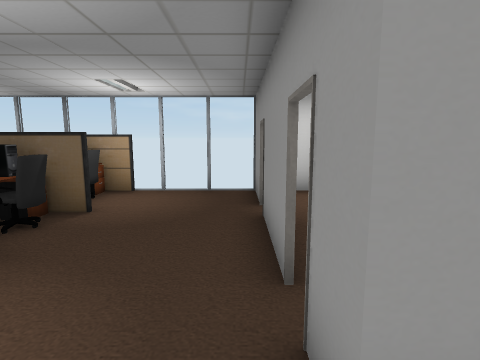
View 1 (above)

22 first-person views from a walk through a scene from a Unity 3-D project. The camera is 1.5 m above the floor, tilts 8° down and sees 80° across. Doors are open. The floor is counted in squares, 1 m on a side. Each view is taken from the middle of a square. On the plan, view 1 faces up. The plan holds only what a view shows up to about 14 squares ahead; the rest is blank. The place goes on beyond the plan. Some animated figures are left out. Some surface patterns are stand-ins.

View 2
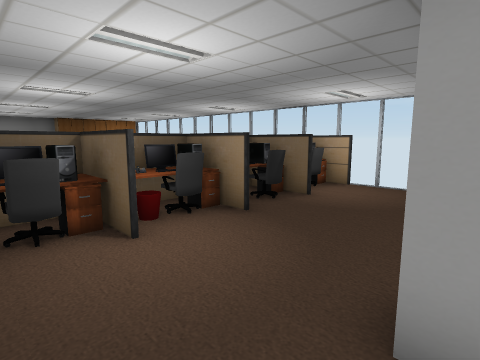

View 3
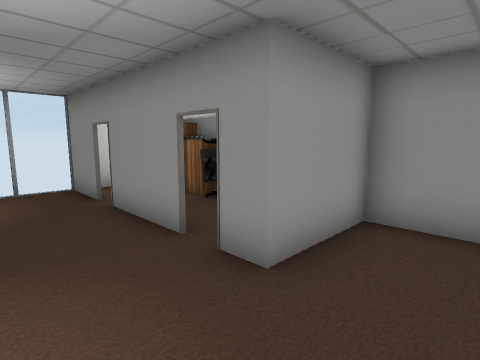

View 4
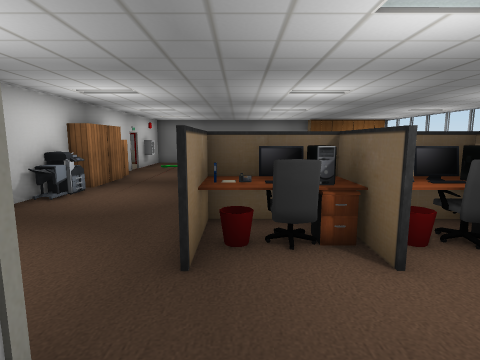

View 5
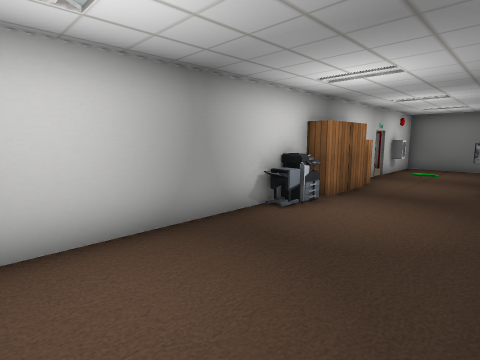

View 6
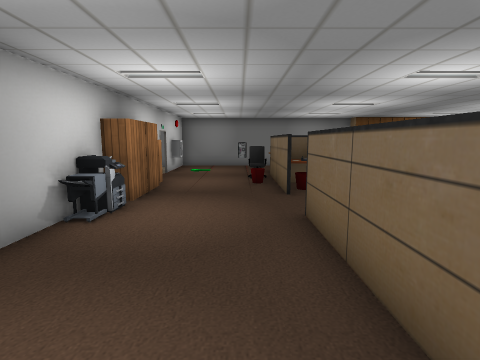

View 7
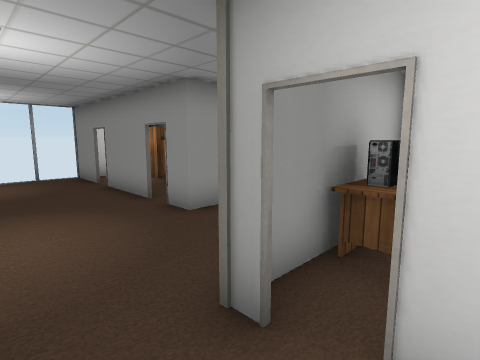

View 8
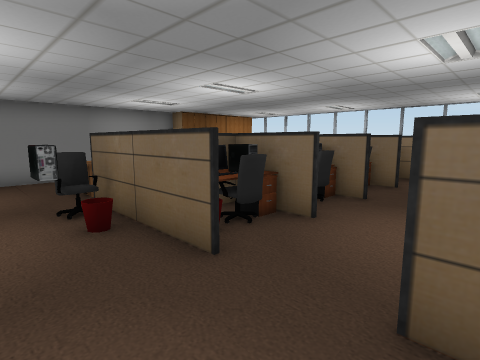

View 9
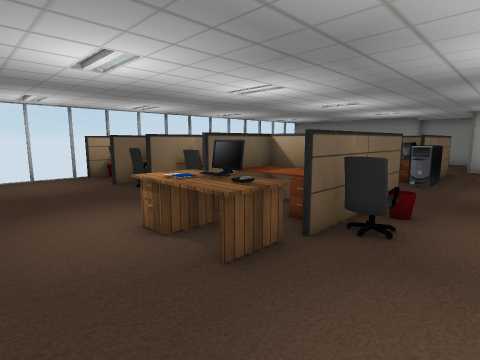

View 10
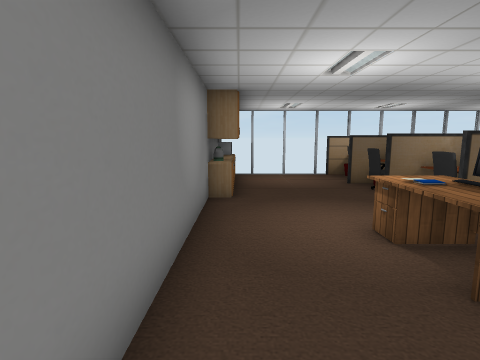

View 11
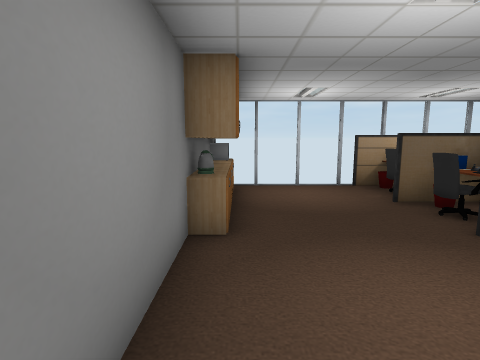

View 12
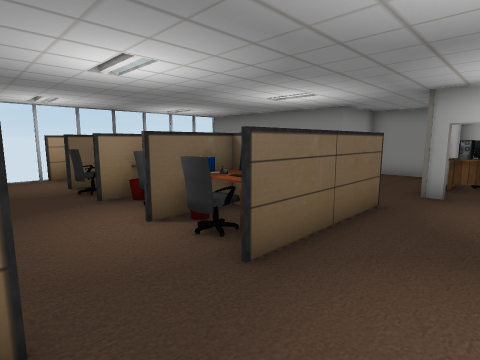

View 13
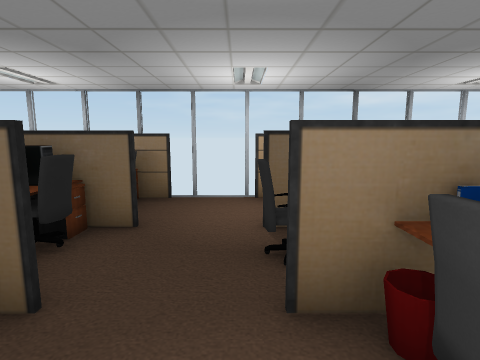

View 14
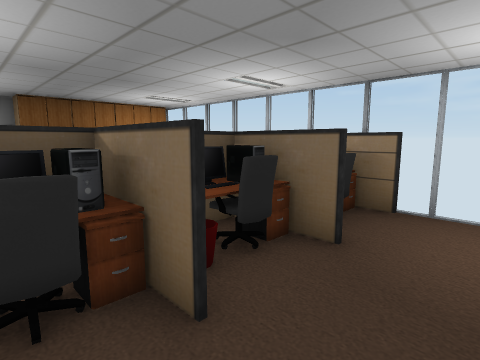

View 15
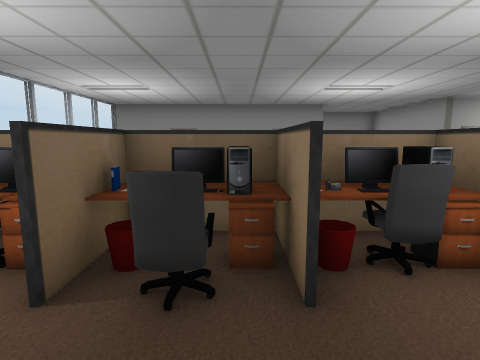

View 16
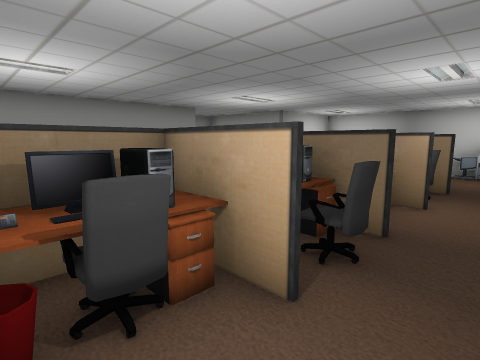

View 17
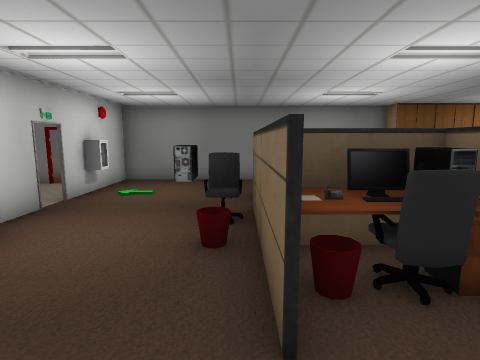

View 18
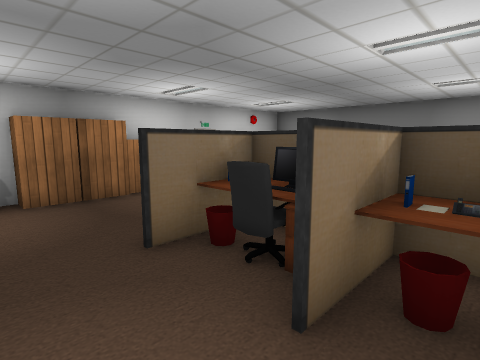

View 19
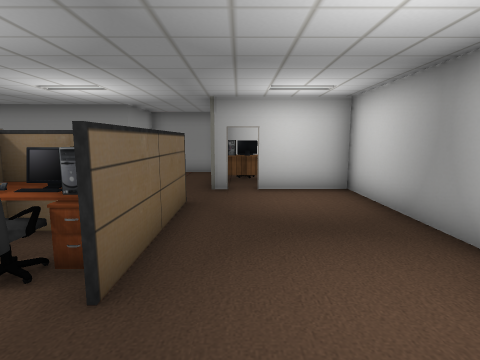

View 20
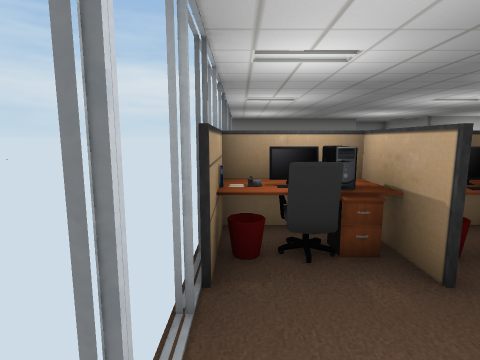

View 21
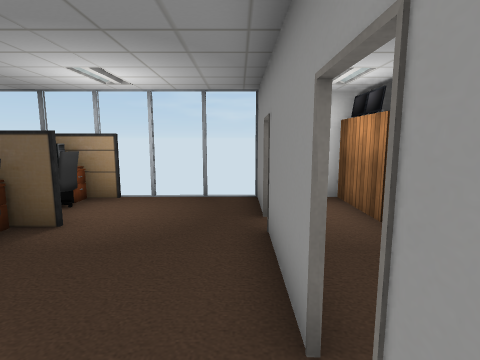

View 22
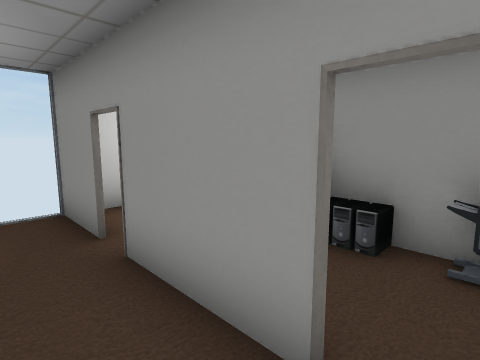

### Floor plan
Key: @ floor where view 1 was taken; # wall or solid block; . floor; D open door; = window, fence, low wall or low ledge; ^ raised ledge; C cabinet; H chair; P phone; K keyboard; T table; O other object.
Columns run from 19 left of view 1 to 3 right of it. Each row starts with its distance up from view 1.
  9  ############ #########
  8 ##....^^C#..###C....#.C
  7 #=...HO#HH..HK#H....#.C
  6 #=...#C###..C^##...DDCO
  5 #=...HH^CH.HHO#C....#.H
  4 ##...HO#^...C#^^....#.#
  3 #.....^^C#...^#C...DD.#
  2 #....H #PH..HO^H...DD.O
  1 #...T# ^##..C#^#....###
  0 #..TT.^#KH..H##C...@..#
 -1 #..TT=C^P...C#^^......#
 -2 #....HH###..####..#####
 -3 #.....#...........D=
 -4 #.................#
 -5 #.................#
 -6 ####DD#CCCCOO######

Where each view was taken, in squares from view 1:
view 1: 0 up, 0 right, facing up
view 2: 1 down, 1 right, facing up-left
view 3: 1 down, 2 left, facing up-right
view 4: 1 down, 0 right, facing left
view 5: 2 down, 2 left, facing down-left
view 6: 3 down, 2 left, facing left
view 7: 4 down, 3 left, facing up-right
view 8: 4 down, 7 left, facing up-left
view 9: 4 down, 18 left, facing up-right
view 10: 4 down, 18 left, facing up
view 11: 1 down, 18 left, facing up
view 12: 4 down, 10 left, facing up-right
view 13: 1 up, 8 left, facing up
view 14: 2 up, 8 left, facing up-left
view 15: 4 up, 10 left, facing right
view 16: 8 up, 9 left, facing down-right
view 17: 2 down, 8 left, facing left
view 18: 2 up, 8 left, facing down-left
view 19: 3 down, 10 left, facing right
view 20: 8 up, 17 left, facing right
view 21: 1 up, 0 right, facing up
view 22: 2 up, 1 left, facing up-right
